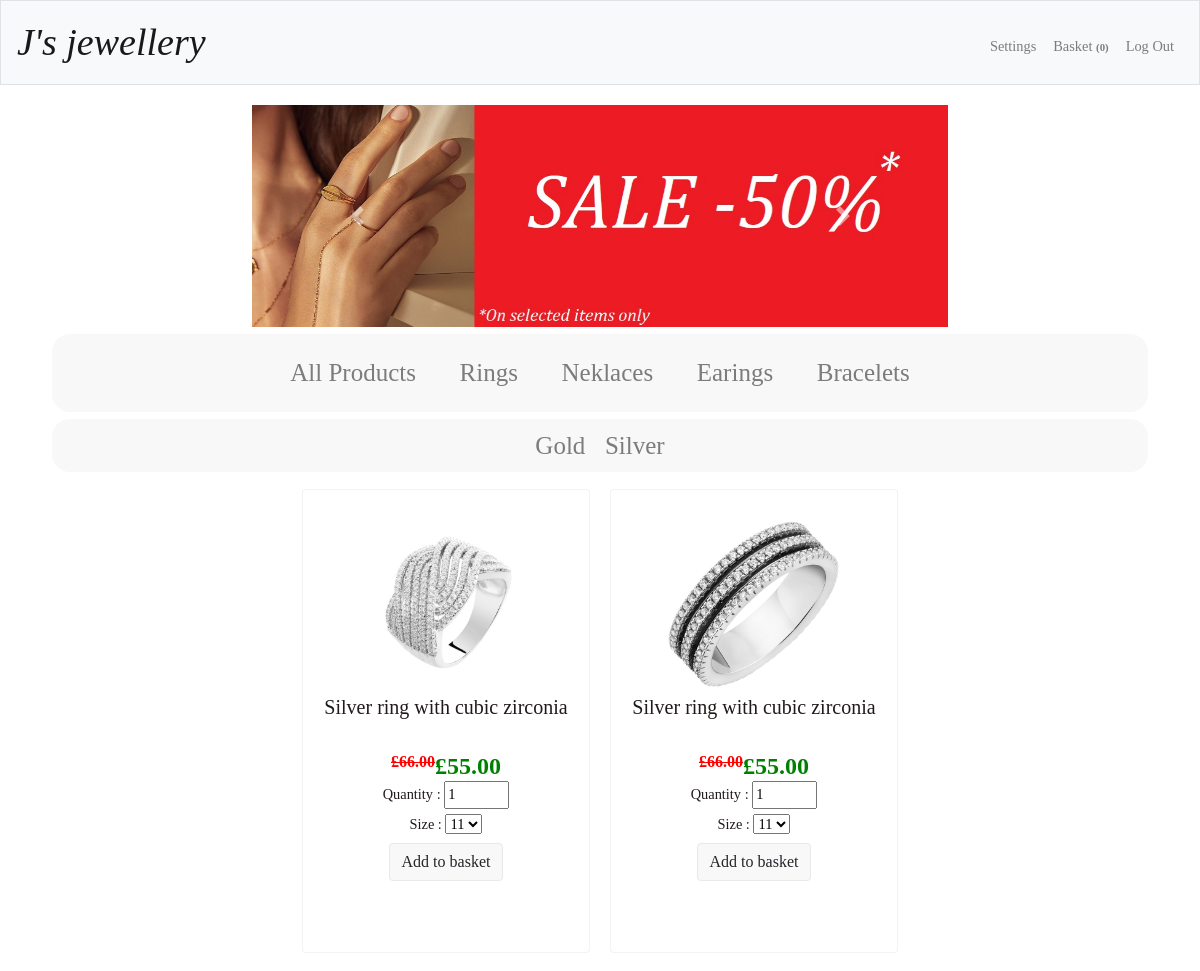
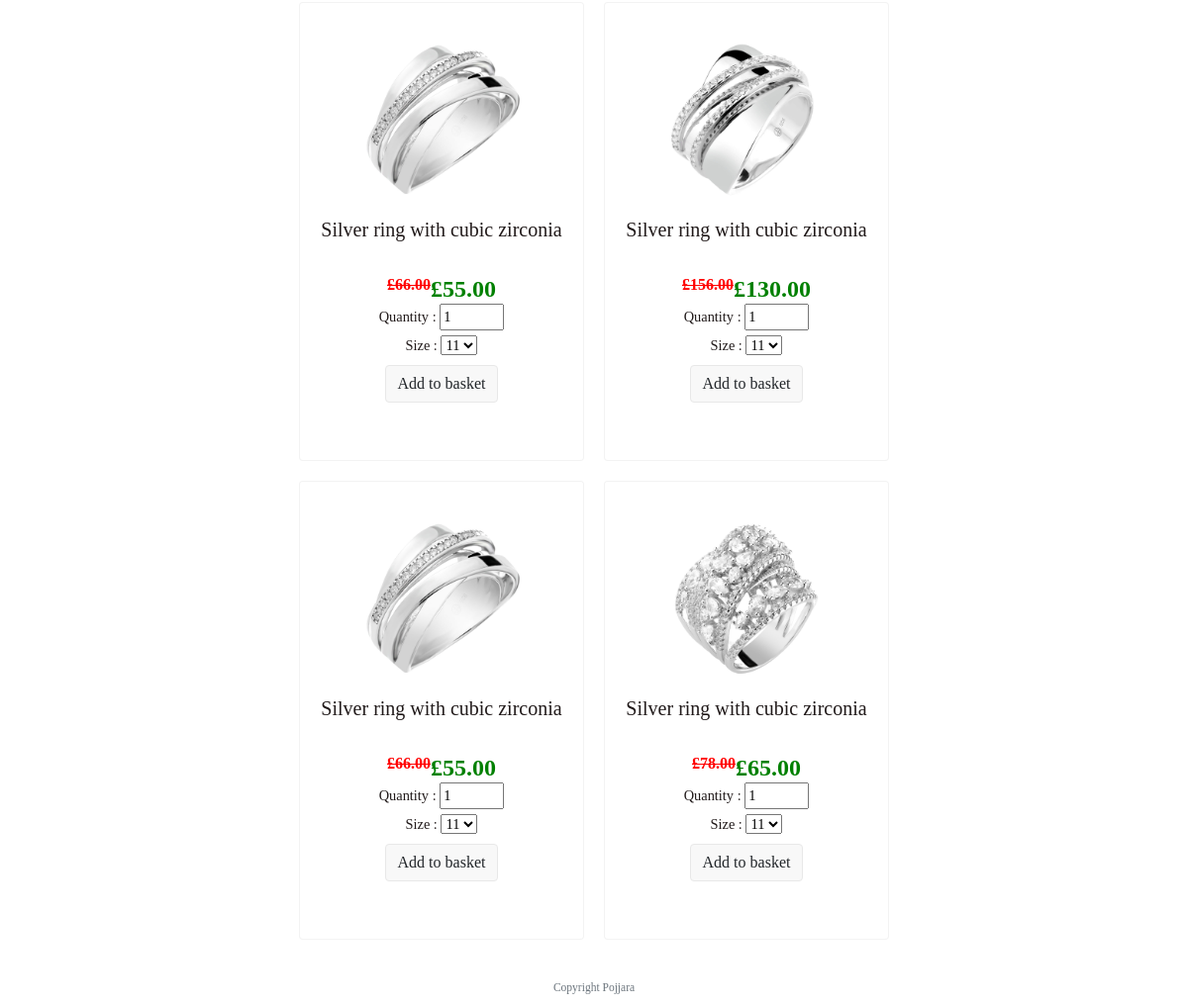
/product/ring/silver (signed in), run on the app's committed database (2 pictures, top to bottom).
### tables this page shows
CREATE TABLE 'items' (id INTEGER, itemname TEXT NOT NULL,'price' double precision, 'img' text,'material' text,'info' text, 'type' text NOT NULL DEFAULT 'ring', 'sale' INTEGER NOT NULL DEFAULT 0, PRIMARY KEY(id));

### app.py (the view)
@app.route("/product/")
@app.route("/product/<_type>/")
@app.route("/product/<_type>/<_material>")
def products(_type, _material=''):
    available_sizes = {11, 12, 13, 14, 15, 16, 17, 18, 19}
    _type = str(_type)
    _material = str(_material)
    try:
        if _material == '':
            items = db.execute("SELECT * FROM items WHERE type = ?", _type)
            return render_template("index.html", items=items, available_sizes=available_sizes, current_type=_type)
        items = db.execute("SELECT * FROM items WHERE material = ? AND type = ? ORDER BY RANDOM() LIMIT 100;", _material, _type)
        return render_template("index.html", items=items, available_sizes=available_sizes, current_type=_type)
    except Exception as e:
        print(e)

### app.py (called while the page is built)
@app.after_request
def after_request(response):
    response.headers["Cache-Control"] = "no-cache, no-store, must-revalidate"
    response.headers["Expires"] = 0
    response.headers["Pragma"] = "no-cache"
    return response

### helpers.py (called while the page is built)
def pound(value):
    return f"£{value:,.2f}"

### templates/index.html (shortened to what this page needs)
{% extends "layout.html" %}
{% block main %}
    {% if session.user_id %}
        <div class="main-body">
            <div id="carouselExampleIndicators" class="carousel slide" data-ride="carousel" data-interval="5000">
              <div class="carousel-inner">
                <div class="carousel-item active">
                  <img class="d-block w-100" src="/static/images/ring.jpg" alt="First slide">
                </div>
              </div>
              <a class="carousel-control-prev" href="#carouselExampleIndicators" role="button" data-slide="prev">
                <span class="carousel-control-prev-icon" aria-hidden="true"></span>
              </a>
              <a class="carousel-control-next" href="#carouselExampleIndicators" role="button" data-slide="next">
                <span class="carousel-control-next-icon" aria-hidden="true"></span>
              </a>
            </div>
        <div class="container s-9">
            <ul class="filter">
                <li><a href="/">All Products</a></li>
                <li><a href="{{ url_for('.products', _type='ring') }}">Rings</a></li>
                <li><a href="{{ url_for('.products', _type='neklace') }}">Neklaces</a></li>
                <li><a href="{{ url_for('.products', _type='earing') }}">Earings</a></li>
                <li><a href="{{ url_for('.products', _type='bracelet') }}">Bracelets</a></li>
            </ul>
            {% if current_type %}
                <ul class="filter filter-small">
                        <li><a href="{{ url_for('.products', _type=current_type, _material='gold') }}">Gold</a></li>
                        <li><a href="{{ url_for('.products', _type=current_type, _material='silver') }}">Silver</a></li>
                </ul>
            {% endif %}
        </div>
        <div id = "container">
            <tr>
                {% for item in items %}
                <div class="card">
                    <img class="card-img-top" data-bs-toggle="modal" data-bs-target="#myModal{{item.id}}" src="/static/proudcts/{{ item.img }}" alt="{{ item.itemname }}">
                    <h5 class="card-title">{{ item.itemname }}</h5>
                    <br>
                    {% if item.sale == 0 %}
                        <h4 class="card-text price">{{ item.price | pound }}</h4>
                    {% elif item.sale == 1 %}
                        <div class="sale">
                            <h6 class="card-text price-crossed">{{ (item.price * 2) | pound }}</h6>
                            <h4 class="card-text price">{{ (item.price) | pound }}</h4>
                        </div>
                    {% elif item.sale == 2 %}
                        <div class="sale">
                            <h6 class="card-text price-crossed">{{ (item.price * 1.2) | pound }}</h6>
                            <h4 class="card-text price">{{ (item.price) | pound }}</h4>
                        </div>
                    {% endif %}
                    <form action="/add" method="post">
                    <div class="quantity-size-selector">
                        <label for="quantity">Quantity :</label>
                        <input type="number" id="quantity" name="quantity" min="1" max="999" value="1">
                        <br>
                        {% if item.type == "ring" %}
                            <label for="size">Size    :</label>
                            <select name="size" id="size">
                                {% for available_size in available_sizes %}
                                <option value="{{available_size}}">{{available_size}}</option>
                                {% endfor %}
                            </select>
                        {% else %}
                            <a class="p-1"></a>
                        {% endif %}
                        <br>
                    </div>
                    <button class="btn btn-p" id = "{{ item.id }}" type="submit">Add to basket</button>
                    </form>
                </div>
                {% endfor %}
            </tr>
        </div>
    </div>
</main>
    {% else %}
        <meta http-equiv="refresh" content="0; URL=/login" />
    {% endif %}
{% endblock %}

### static/styles.css (style rules this page uses)
#container > div { margin:10px; }
#container { justify-content: center; margin-left: 20%; margin-right: 20%; }
.carousel-control-next { right: 250px; }
.carousel-control-prev { left: 250px; }
main img { max-width: 100%; }
body { list-style-type: none; font-family: Cambria,Georgia,serif; color: #211a1a; font-size: 0.9em; }
.card { width: 18rem; height: 29rem; transition-timing-function: ease-in; transition: border 0.5s; border: 1px solid rgba(232,232,232,.5); }
.card img { cursor: pointer; }
.price-crossed { color: red; text-decoration: line-through; font-weight: bold; }
.sale { display:flex; justify-content: center; }
.price { color: green; font-weight: bold; }
.btn-p { background-color: rgba(232,232,232,.3); border-color: rgba(232,232,232,.3); border:1px solid rgba(232,232,232,1);; }
.quantity-size-selector { margin:auto; }
.filter { list-style-type: none; text-align: center; margin: 7px; padding: 0; background-color: rgba(232,232,232,.3); border-radius:18px; }
.filter li { display: inline-block; font-size: 20px; padding: 20px; border-radius:18px; }
.filter li a { color: rgba(0,0,0,.5); text-decoration: none; font-size:25px; }
.filter-small li { padding:8px; }
#carouselExampleIndicators { padding-left: 20%; padding-right: 20%; }

### templates/index.html (style rules this page uses)
#container { display: flex; flex-wrap: wrap; }
#container > div { margin: 20px; padding: 20px; }

### data on the page
items: img (picture), itemname "Silver ring with cubic zirconia", (item.price*1.2)|pound "£66.00", price "£55.00"
items: img (picture), itemname "Silver ring with cubic zirconia", (item.price*1.2)|pound "£66.00", price "£55.00"
items: img (picture), itemname "Silver ring with cubic zirconia", (item.price*1.2)|pound "£66.00", price "£55.00"
items: img (picture), itemname "Silver ring with cubic zirconia", (item.price*1.2)|pound "£156.00", price "£130.00"
items: img (picture), itemname "Silver ring with cubic zirconia", (item.price*1.2)|pound "£66.00", price "£55.00"
items: img (picture), itemname "Silver ring with cubic zirconia", (item.price*1.2)|pound "£78.00", price "£65.00"

### other printed values
form field size "11"
